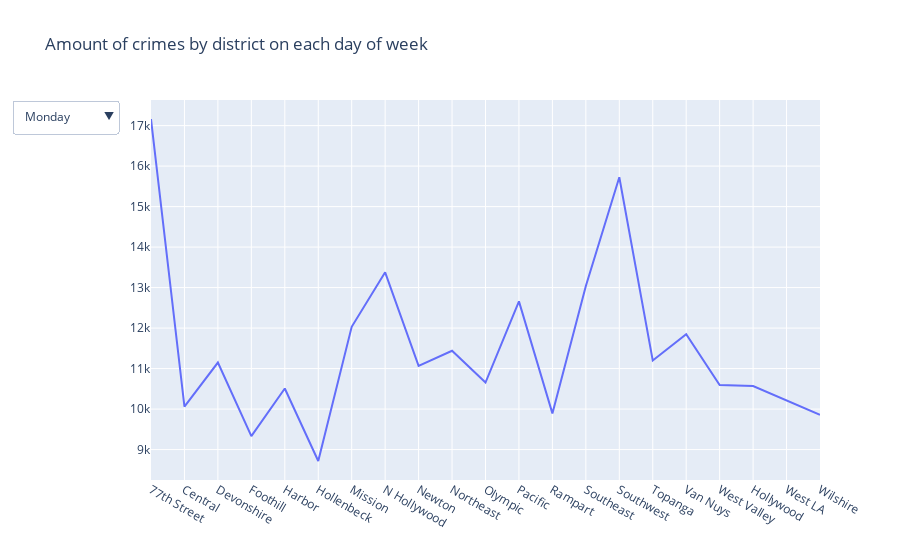

The notebook cell saved with this chart:
### Markdown cell above
**8.2. Интерактивный график: количество преступлений от района для отдельного дня недели.**

### Code cell
#here we use dataframe from task2
traces8_2 = []
for day in df_task2.columns:
    traces8_2.append(
        go.Scatter(
            x=df_task2[day].index,
            y=df_task2[day].values,
            name = day, 
            visible = (day == 'Monday'))
    )
#we add buttons in cycle to avoid code duplication    
buttons8_2 = []
counter = 0
for i in df_task2.columns:
    buttons8_2.append(dict(
        args=['visible', [False]*counter + [True] + [False]*(len(df_task2.columns)-1)],
        label=i, 
        method='restyle'
    ))
    counter += 1
layout8_2 = go.Layout(title='Amount of crimes by district on each day of week', 
                   updatemenus=list([dict(x=-0.05, y=1, yanchor='top', buttons=buttons8_2)]))

fig_8_2 = {'data': traces8_2, 'layout': layout8_2}
iplot(fig_8_2, show_link=False)

### Figure 1 — Plotly figure (JSON) as saved in the notebook; plotly's stock layout.template omitted (floating-point values rounded to 4 significant figures)
{"data": [{"name": "Monday", "type": "scatter", "visible": true, "x": ["77th Street", "Central", "Devonshire", "Foothill", "Harbor", "Hollenbeck", "Mission", "N Hollywood", "Newton", "Northeast", "Olympic", "Pacific", "Rampart", "Southeast", "Southwest", "Topanga", "Van Nuys", "West Valley", "Hollywood", "West LA", "Wilshire"], "y": [17163, 10060, 11149, 9333, 10509, 8718, 12031, 13377, 11069, 11440, 10655, 12659, 9894, 13040, 15724, 11201, 11847, 10594, 10568, 10204, 9859]}, {"name": "Tuesday", "type": "scatter", "visible": false, "x": ["77th Street", "Central", "Devonshire", "Foothill", "Harbor", "Hollenbeck", "Mission", "N Hollywood", "Newton", "Northeast", "Olympic", "Pacific", "Rampart", "Southeast", "Southwest", "Topanga", "Van Nuys", "West Valley", "Hollywood", "West LA", "Wilshire"], "y": [16480, 9965, 11162, 8969, 10354, 8525, 11998, 12931, 10774, 11409, 10693, 12609, 9859, 12655, 15428, 11098, 11352, 10555, 10145, 10196, 9841]}, {"name": "Wednesday", "type": "scatter", "visible": false, "x": ["77th Street", "Central", "Devonshire", "Foothill", "Harbor", "Hollenbeck", "Mission", "N Hollywood", "Newton", "Northeast", "Olympic", "Pacific", "Rampart", "Southeast", "Southwest", "Topanga", "Van Nuys", "West Valley", "Hollywood", "West LA", "Wilshire"], "y": [16749, 9908, 11327, 9236, 10555, 8489, 11976, 13289, 10969, 11628, 10619, 12779, 9891, 12583, 15453, 11208, 11623, 10645, 10295, 10473, 9890]}, {"name": "Thursday", "type": "scatter", "visible": false, "x": ["77th Street", "Central", "Devonshire", "Foothill", "Harbor", "Hollenbeck", "Mission", "N Hollywood", "Newton", "Northeast", "Olympic", "Pacific", "Rampart", "Southeast", "Southwest", "Topanga", "Van Nuys", "West Valley", "Hollywood", "West LA", "Wilshire"], "y": [16127, 10205, 11383, 8959, 10499, 8367, 11745, 12903, 10964, 11570, 10667, 12576, 9965, 12412, 15354, 11313, 11680, 10261, 10514, 10512, 9858]}, {"name": "Friday", "type": "scatter", "visible": false, "x": ["77th Street", "Central", "Devonshire", "Foothill", "Harbor", "Hollenbeck", "Mission", "N Hollywood", "Newton", "Northeast", "Olympic", "Pacific", "Rampart", "Southeast", "Southwest", "Topanga", "Van Nuys", "West Valley", "Hollywood", "West LA", "Wilshire"], "y": [17625, 11220, 12834, 10158, 11753, 9630, 13110, 13829, 12089, 12508, 11472, 13804, 10888, 13272, 16626, 12300, 12658, 11293, 11975, 11359, 10751]}, {"name": "Saturday", "type": "scatter", "visible": false, "x": ["77th Street", "Central", "Devonshire", "Foothill", "Harbor", "Hollenbeck", "Mission", "N Hollywood", "Newton", "Northeast", "Olympic", "Pacific", "Rampart", "Southeast", "Southwest", "Topanga", "Van Nuys", "West Valley", "Hollywood", "West LA", "Wilshire"], "y": [16825, 11275, 10891, 9208, 11081, 8917, 12287, 13189, 12144, 11892, 10696, 12812, 10477, 12683, 15791, 11150, 10985, 9778, 12373, 9465, 9383]}, {"name": "Sunday", "type": "scatter", "visible": false, "x": ["77th Street", "Central", "Devonshire", "Foothill", "Harbor", "Hollenbeck", "Mission", "N Hollywood", "Newton", "Northeast", "Olympic", "Pacific", "Rampart", "Southeast", "Southwest", "Topanga", "Van Nuys", "West Valley", "Hollywood", "West LA", "Wilshire"], "y": [16791, 10192, 10043, 8969, 10452, 9125, 12060, 12493, 11556, 10908, 10566, 12136, 10530, 12416, 14809, 10184, 10473, 9163, 11869, 8535, 8819]}], "layout": {"title": {"text": "Amount of crimes by district on each day of week"}, "updatemenus": [{"buttons": [{"args": ["visible", [true, false, false, false, false, false, false]], "label": "Monday", "method": "restyle"}, {"args": ["visible", [false, true, false, false, false, false, false, false]], "label": "Tuesday", "method": "restyle"}, {"args": ["visible", [false, false, true, false, false, false, false, false, false]], "label": "Wednesday", "method": "restyle"}, {"args": ["visible", [false, false, false, true, false, false, false, false, false, false]], "label": "Thursday", "method": "restyle"}, {"args": ["visible", [false, false, false, false, true, false, false, false, false, false, false]], "label": "Friday", "method": "restyle"}, {"args": ["visible", [false, false, false, false, false, true, false, false, false, false, false, false]], "label": "Saturday", "method": "restyle"}, {"args": ["visible", [false, false, false, false, false, false, true, false, false, false, false, false, false]], "label": "Sunday", "method": "restyle"}], "x": -0.05, "y": 1, "yanchor": "top"}]}}
